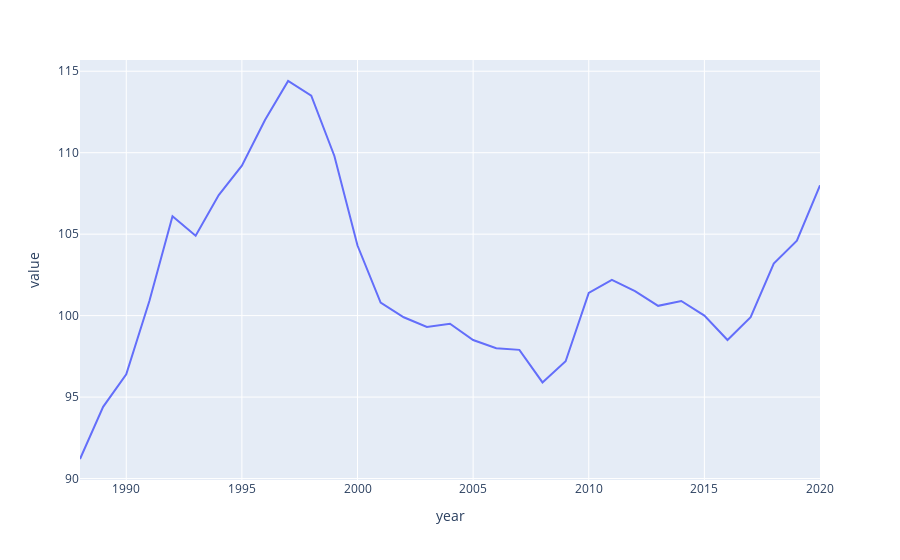

The code cell stored with this chart in its notebook:
### Code cell
px.line(prices, x='year', y='value')

### Figure 1 — Plotly figure (JSON) as saved in the notebook; plotly's stock layout.template omitted (floating-point values rounded to 4 significant figures)
{"data": [{"hovertemplate": "year=%{x}<br>value=%{y}<extra></extra>", "legendgroup": "", "line": {"color": "#636efa", "dash": "solid"}, "marker": {"symbol": "circle"}, "mode": "lines", "name": "", "orientation": "v", "showlegend": false, "type": "scatter", "x": [1988, 1989, 1990, 1991, 1992, 1993, 1994, 1995, 1996, 1997, 1998, 1999, 2000, 2001, 2002, 2003, 2004, 2005, 2006, 2007, 2008, 2009, 2010, 2011, 2012, 2013, 2014, 2015, 2016, 2017, 2018, 2019, 2020], "xaxis": "x", "y": [91.2, 94.4, 96.4, 100.9, 106.1, 104.9, 107.4, 109.2, 112, 114.4, 113.5, 109.8, 104.3, 100.8, 99.9, 99.3, 99.5, 98.5, 98, 97.9, 95.9, 97.2, 101.4, 102.2, 101.5, 100.6, 100.9, 100, 98.5, 99.9, 103.2, 104.6, 108], "yaxis": "y"}], "layout": {"legend": {"tracegroupgap": 0}, "margin": {"t": 60}, "xaxis": {"anchor": "y", "domain": [0, 1], "title": {"text": "year"}}, "yaxis": {"anchor": "x", "domain": [0, 1], "title": {"text": "value"}}}}
